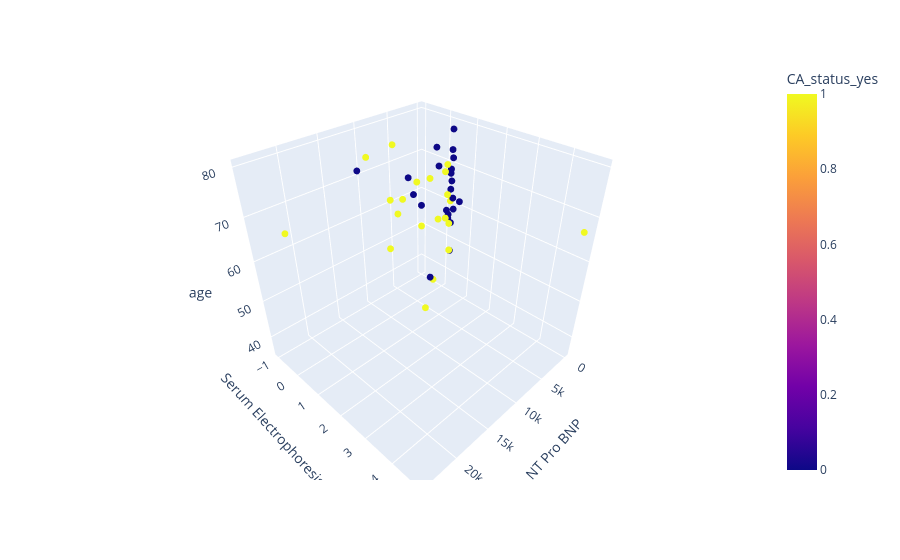

Source (notebook cell):
### Markdown cell above
## 3D scatter

### Code cell
top3_features = X.columns[svm_set_ranks[selected_run].sorted_features.astype(int)[:3]].values
fig = px.scatter_3d(dataTable, x=top3_features[0], y=top3_features[1], z=top3_features[2],
          color=y_column_Classification)
fig.update_traces(marker_size = 4)
fig.show()

### Figure 1 — Plotly figure (JSON) as saved in the notebook; plotly's stock layout.template omitted (floating-point values rounded to 4 significant figures)
{"data": [{"hovertemplate": "NT Pro BNP=%{x}<br>Serum Electrophoresis Alpha 1=%{y}<br>age=%{z}<br>CA_status_yes=%{marker.color}<extra></extra>", "legendgroup": "", "marker": {"color": [1, 1, 1, 1, 1, 1, 1, 1, 1, 1, 1, 1, 1, 1, 1, 1, 1, 1, 1, 1, 1, 0, 0, 0, 0, 0, 0, 0, 0, 0, 0, 0, 0, 0, 0, 0, 0, 0, 0, 0, 0, 0, 0, 0], "coloraxis": "coloraxis", "size": 4, "symbol": "circle"}, "mode": "markers", "name": "", "scene": "scene", "showlegend": false, "type": "scatter3d", "x": [611, 3321, -1, 9328, 166, 5928, 309, 314, 9293, 10432, 6625, 3992, 24194, 1263, 3185, 1349, 13531, 11049, 10234, 748, 1047, 493, 4195, 83, 24, 327, -1, 161, 22, 2462, -1, 945, 3335, 14800, 161, 37, 208, 185, 203, 1542, 24, 3355, 867, 326], "y": [0.4, 0.5, -1, 0.3, 0.3, 0.6, 0.3, 4.8, 0.5, 0.3, 0.4, 0.3, 0.4, 0.3, 0.3, 0.4, 0.3, 0.4, 0.4, 0.3, 0.3, 0.4, 0.4, 0.2, 0.4, 0.7, 0.3, 0.3, -1, -1, 0.3, 0.5, 0.4, 0.3, 0.3, 0.2, 0.3, 0.4, 0.3, -1, 0.3, 0.5, 0.3, 0.4], "z": [48, 59, 50, 64, 61, 36, 55, 67, 68, 68, 70, 69, 71, 69, 41, 71, 79, 57, 80, 63, 57, 74, 43, 56, 59, 62, 55, 69, 56, 65, 47, 79, 76, 77, 64, 57, 68, 62, 69, 60, 66, 72, 59, 72]}], "layout": {"autosize": true, "coloraxis": {"colorbar": {"title": {"text": "CA_status_yes"}}, "colorscale": [[0, "#0d0887"], [0.1111, "#46039f"], [0.2222, "#7201a8"], [0.3333, "#9c179e"], [0.4444, "#bd3786"], [0.5556, "#d8576b"], [0.6667, "#ed7953"], [0.7778, "#fb9f3a"], [0.8889, "#fdca26"], [1, "#f0f921"]]}, "legend": {"tracegroupgap": 0}, "margin": {"t": 60}, "scene": {"aspectmode": "auto", "aspectratio": {"x": 1, "y": 1, "z": 1}, "domain": {"x": [0, 1], "y": [0, 1]}, "xaxis": {"title": {"text": "NT Pro BNP"}, "type": "linear"}, "yaxis": {"title": {"text": "Serum Electrophoresis Alpha 1"}, "type": "linear"}, "zaxis": {"title": {"text": "age"}, "type": "linear"}}}}
